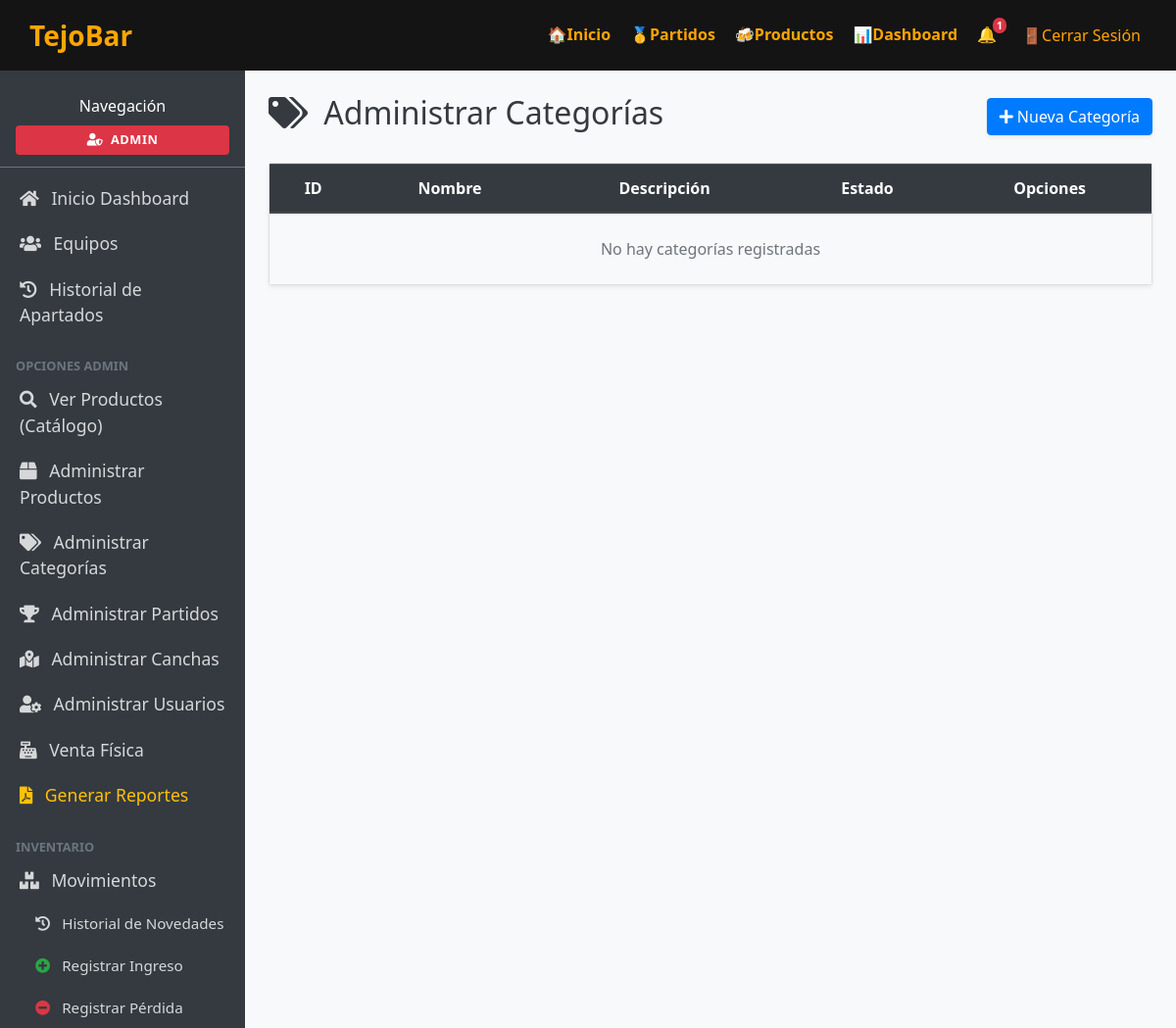
/administracion/categorias/ (signed in), run on an earlier commit of the app's database.
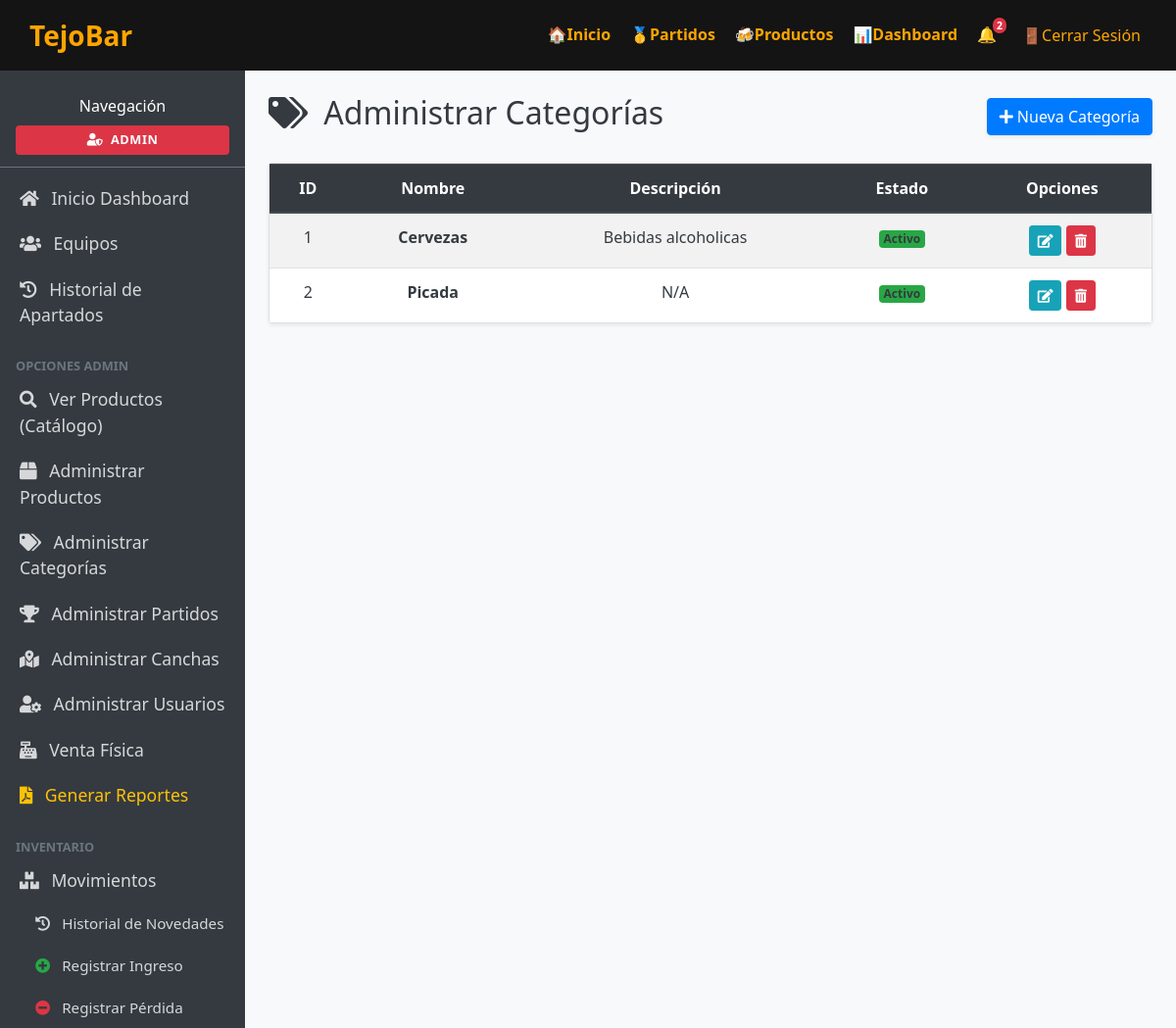
And on a later commit of the database.
### tejobar_app/models.py (models this page shows, shortened)
class Categoria(models.Model):
    nombre = models.CharField(max_length=100, unique=True)
    descripcion = models.TextField(blank=True, null=True)
    estado = models.BooleanField(default=True) # Activo/Inactivo

### tejobar_app/views.py (the view)
    def wrapper(request, *args, **kwargs):
        if not request.user.is_authenticated:
            return redirect("tejobar_app:login")
        persona = getattr(request.user, "persona", None)
        if not persona or persona.rol != Persona.ROL_ADMIN:
            messages.error(request, "No tienes permisos para acceder a esta área.")
            return redirect("tejobar_app:home")
        return view_func(request, *args, **kwargs)

### tejobar_app/context_processors.py (called while the page is built)
def cloudinary_status(request):
    return {
        "use_cloudinary": settings.USE_CLOUDINARY,
        "cloudinary_status_message": cloudinary_status_message(),
    }

### tejobar_app/media_utils.py (called while the page is built)
def cloudinary_status_message() -> str:
    if not settings.USE_CLOUDINARY:
        return (
            "Cloudinary no está activo. Configura CLOUDINARY_CLOUD_NAME, "
            "CLOUDINARY_API_KEY y CLOUDINARY_API_SECRET en Railway."
        )
    storage = getattr(settings, "CLOUDINARY_STORAGE", {})
    cloud_name = storage.get("CLOUD_NAME") or urlparse(settings.CLOUDINARY_URL).hostname
    return f"Cloudinary activo (cloud: {cloud_name})."

### tejobar_app/views.py (called while the page is built)
def admin_required(view_func):
    def wrapper(request, *args, **kwargs):
        if not request.user.is_authenticated:
            return redirect("tejobar_app:login")
        persona = getattr(request.user, "persona", None)
        if not persona or persona.rol != Persona.ROL_ADMIN:
            messages.error(request, "No tienes permisos para acceder a esta área.")
            return redirect("tejobar_app:home")
        return view_func(request, *args, **kwargs)
    return wrapper

### templates/categorias/admin_index.html (shortened to what this page needs)
{% extends "dashboard/base.html" %}
{% block content %}
<div class="d-flex justify-content-between align-items-center mb-4">
    <h2><i class="fas fa-tags mr-2"></i> Administrar Categorías</h2>
    <a href="{% url 'tejobar_app:admin_categorias_create' %}" class="btn btn-primary shadow-sm">
        <i class="fas fa-plus"></i> Nueva Categoría
    </a>
</div>
<div class="card shadow-sm">
    <div class="card-body p-0">
        <div class="table-responsive">
            <table class="table table-hover table-striped mb-0 text-center align-middle bg-white text-dark">
                <thead class="thead-dark">
                    <tr>
                        <th class="text-white">ID</th>
                        <th class="text-white">Nombre</th>
                        <th class="text-white">Descripción</th>
                        <th class="text-white">Estado</th>
                        <th class="text-white">Opciones</th>
                    </tr>
                </thead>
                <tbody>
                    {% for cat in categorias %}
                    <tr>
                        <td class="text-dark">{{ cat.id }}</td>
                        <td class="font-weight-bold text-dark">{{ cat.nombre }}</td>
                        <td class="text-dark">{{ cat.descripcion|truncatechars:50|default:"N/A" }}</td>
                        <td>
                            {% if cat.estado %}
                                <span class="badge badge-success text-dark">Activo</span>
                            {% else %}
                                <span class="badge badge-secondary text-dark">Inactivo</span>
                            {% endif %}
                        </td>
                        <td>
                            <a href="{% url 'tejobar_app:admin_categorias_update' pk=cat.id %}" class="btn btn-sm btn-info text-white" title="Editar">
                                <i class="fas fa-edit"></i>
                            </a>
                            <a href="{% url 'tejobar_app:admin_categorias_delete' pk=cat.id %}" class="btn btn-sm btn-danger" title="Eliminar">
                                <i class="fas fa-trash-alt"></i>
                            </a>
                        </td>
                    </tr>
                    {% empty %}
                    <tr>
                        <td colspan="5" class="text-center py-4 text-muted bg-light">No hay categorías registradas</td>
                    </tr>
                    {% endfor %}
                </tbody>
            </table>
        </div>
    </div>
</div>
{% endblock %}

### templates/dashboard/base.html (shortened to what the changed rows need)
{% load static %}
<!DOCTYPE html>
<html lang="es">
<head>
    <link rel="stylesheet" href="https://stackpath.bootstrapcdn.com/bootstrap/4.5.2/css/bootstrap.min.css">
    <link rel="stylesheet" href="https://cdnjs.cloudflare.com/ajax/libs/font-awesome/5.15.4/css/all.min.css">
    <link rel="stylesheet" href="{% static 'css/productos.css' %}">
</head>
<body>
    <div class="wrapper">
        <header>
            <nav>
                <ul class="menu-top">
                    {% if user.is_authenticated %}
                    <li class="dropdown">
                        <a href="#" id="notifDropdown" role="button" data-toggle="dropdown" aria-haspopup="true" aria-expanded="false" style="position: relative; display: inline-block;">
                            🔔
                            {% if total_notificaciones > 0 %}
                            <span class="badge badge-danger badge-pill" style="position: absolute; top: -5px; right: -10px; font-size: 0.65rem; padding: 0.25em 0.4em;">{{ total_notificaciones }}</span>
                            {% endif %}
                        </a>
                    </li>
                    {% endif %}
                </ul>
            </nav>
        </header>
        <div class="content-wrapper">
            <div class="main-content p-4 text-dark">
                {% block content %}{% endblock %}
            </div>
        </div>
    </div>
</body>
</html>

What changed in the data, as far as the page shows it:
added Categoria: id "1", nombre "Cervezas", descripcion "Bebidas alcoholicas", estado "Activo"
added Categoria: id "2", nombre "Picada", descripcion "N/A", estado "Activo"
Also different on the page:
{{ total_notificaciones }}: "1" → "2"
text no longer shown: "No hay categorías registradas"
